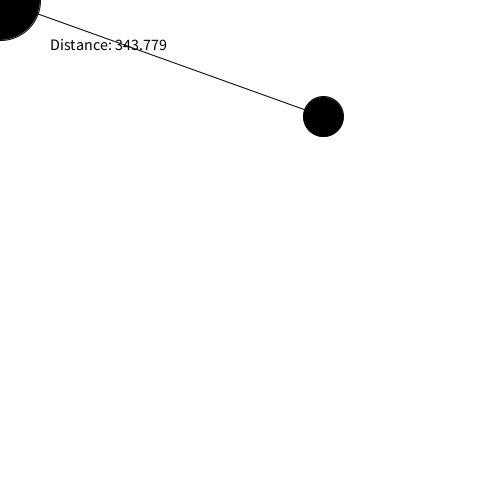
Frame 1 (no input)
Frame 60 (the mouse pressed at the canvas centre just before this capture): identical to frame 1, image omitted
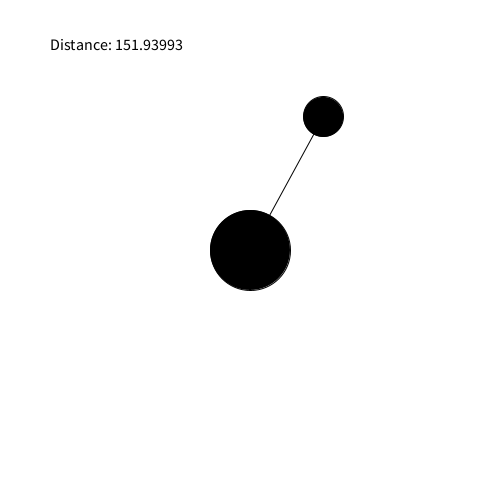
Frame 120 (the mouse held since frame 60 and released just before this capture)

The Processing sketch that drew these frames (run headless with seeded random() and noise(); from frame 60 on, the mouse is pressed at the canvas centre):

// Processing sketch: U4A6
// ── U4A6.pde
float smallX, smallY;
int smallSize = 40, largeSize = 80;

void setup() {
  size(500, 500);
  smallX = random(width);
  smallY = random(height-50);
  textSize(16);
}

void draw() {
  background(255);
  fill(0);
  line(smallX, smallY, mouseX, mouseY);
  ellipse(smallX, smallY, smallSize, smallSize);
  ellipse(mouseX, mouseY, largeSize, largeSize);
  
  float distance = 
      sqrt(pow(smallX - mouseX, 2) + pow(smallY - mouseY, 2));
  text("Distance: " + distance, 50, 50);
}
